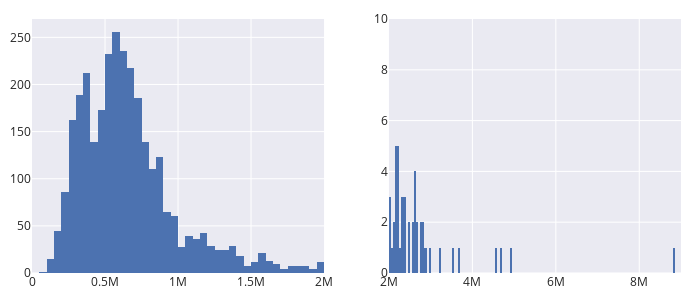

The cell this chart's notebook holds for it:
### Markdown cell above
Let's improve the above plot of housing prices. In the plot below, we've put the
default histogram on the left. In the side-by-side plots below, we clip the data by changing the 
limits of the x-axis. On the left, we've excluded houses that cost
over \$2,000,000. 
The shape of the distribution for the bulk of the houses is much clearer in 
this plot.
For instance, we can more easily observe the skewness of the main mode and possible bimodality.
On the right, we show the detail in the long right tail of this distribution with
a separate plot.

### Code cell
right = px.histogram(sfh, x='price')
left = px.histogram(sfh, x='price')

fig = left_right(right, left, height=300)
fig.update_xaxes(range=[0, 2e6], row=1, col=1)
fig.update_xaxes(range=[2e6, 9e6], row=1, col=2)
fig.update_yaxes(range=[0, 10], row=1, col=2)
fig
#fig.update_xaxes(range=[0, 2e6], row=1, col=2)

### Figure 1 — Plotly figure (JSON) as saved in the notebook; plotly's stock layout.template omitted (floating-point values rounded to 4 significant figures; data arrays with more than 128 entries replaced by an {"elided": "..."} marker saying what was removed)
{"data": [{"alignmentgroup": "True", "hovertemplate": "price=%{x}<br>count=%{y}<extra></extra>", "legendgroup": "", "marker": {"color": "rgb(76,114,176)", "pattern": {"shape": ""}}, "name": "", "offsetgroup": "", "orientation": "v", "showlegend": false, "type": "histogram", "x": {"elided": "3065 int values"}, "xaxis": "x", "yaxis": "y"}, {"alignmentgroup": "True", "hovertemplate": "price=%{x}<br>count=%{y}<extra></extra>", "legendgroup": "", "marker": {"color": "rgb(76,114,176)", "pattern": {"shape": ""}}, "name": "", "offsetgroup": "", "orientation": "v", "showlegend": false, "type": "histogram", "x": {"elided": "3065 int values"}, "xaxis": "x2", "yaxis": "y2"}], "layout": {"height": 300, "width": 700, "xaxis": {"anchor": "y", "domain": [0, 0.45], "range": [0, 2000000], "type": "linear"}, "xaxis2": {"anchor": "y2", "domain": [0.55, 1], "range": [2000000, 9000000], "type": "linear"}, "yaxis": {"anchor": "x", "autorange": true, "domain": [0, 1], "range": [0, 269.5]}, "yaxis2": {"anchor": "x2", "domain": [0, 1], "range": [0, 10]}}}
